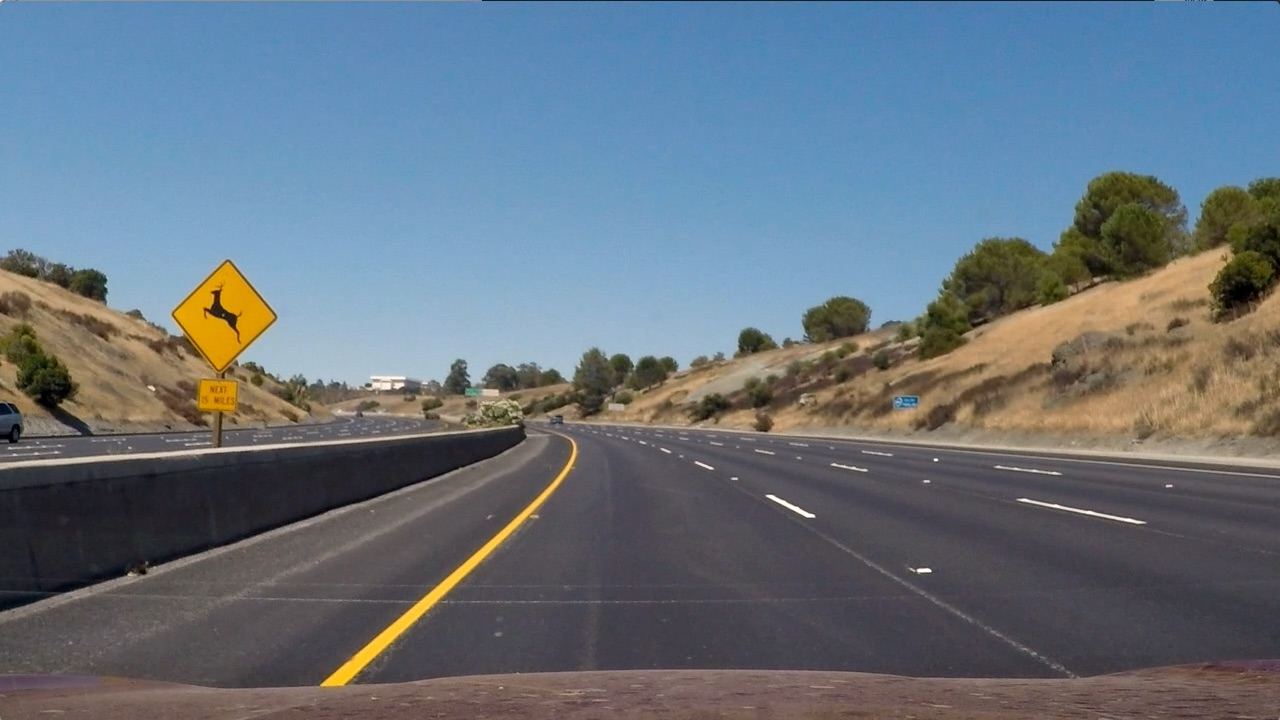
#> input picture test_images/test2.jpg, 1280 x 720 px
$ python combined_thresh.py   (older library calls are emulated)
#> lines starting #> are read from the running program, lines starting #| are printed output that depends on the picture; after the words box and inside, x2 and y2 are one past the last pixel; in counts of white or black regions, pixels touching at a corner belong together
'''Writen by Jianguo Zhang, June 14, 2017.
   jzhan51@uic.edu
'''
import numpy as np
import cv2
import pickle
import glob
import matplotlib.pyplot as plt
import matplotlib.image as mpimg
import pickle
#% matplotlib inline

def abs_sobel_thresh(img, orient='x', sobel_kernel=3, thresh=(0,255)):
    '''Calculated directional gradient'''

    # Convert to grayscale
    gray = cv2.cvtColor(img, cv2.COLOR_RGB2GRAY)

    # Take the derivative in x or y given orient = 'x' or 'y'
    if(orient=='x'):
        sobel = cv2.Sobel(gray, cv2.CV_64F, 1, 0, ksize=sobel_kernel)
    if(orient=='y'):
        sobel = cv2.Sobel(gray, cv2.CV_64F, 0, 1, ksize=sobel_kernel)

    # Take the absolute value
    abs_sobel = np.absolute(sobel)

    # Scale to 8 bit(0-255) then convert to type=np.uint8
    scaled_sobel = np.uint8(255*abs_sobel/np.max(abs_sobel))

    #Create a mask of 1's where the scaled gradient magnitude
    # is > thresh_min and < thresh_max
    sbinary = np.zeros_like(scaled_sobel)
    sbinary[(scaled_sobel>thresh[0]) & (scaled_sobel<thresh[1])] = 1

    return sbinary

def mag_thresh(img, sobel_kernel=3, mag_thresh=(0,255)):
    '''Calculate gradient magnitude'''

    # Convert to grayscale
    gray = cv2.cvtColor(img, cv2.COLOR_RGB2GRAY)

    # Take the derivative in x and y
    sobelx = cv2.Sobel(gray, cv2.CV_64F, 1, 0, ksize=sobel_kernel)
    sobely = cv2.Sobel(gray, cv2.CV_64F, 0, 1, ksize=sobel_kernel)

    # Take the absolute value
    abs_sobel = np.sqrt(sobelx**2+sobely**2)

    # Scale to 8 bit(0-255) then convert to type=np.uint8
    scaled_sobel = np.uint8(255*abs_sobel/np.max(abs_sobel))

    #Create a mask of 1's where the scaled gradient magnitude
    # is > thresh_min and < thresh_max
    sbinary = np.zeros_like(scaled_sobel)
    sbinary[(scaled_sobel>=mag_thresh[0]) & (scaled_sobel<=mag_thresh[1])] = 1

    return sbinary

def dir_threshold(img, sobel_kernel=3, thresh=(0, np.pi/2)):
    '''Calculate gradient '''

    # Convert to grayscale
    gray = cv2.cvtColor(img, cv2.COLOR_RGB2GRAY)

    # Take the derivative in x and y
    sobelx = cv2.Sobel(gray, cv2.CV_64F, 1, 0, ksize=sobel_kernel)
    sobely = cv2.Sobel(gray, cv2.CV_64F, 0, 1, ksize=sobel_kernel)

    # Take the absolute value of the x and y gradients
    sobelx = np.absolute(sobelx)
    sobely = np.absolute(sobely)

    # Use np.arctan2(abs_sobely, abs_sobelx) to calculate the direction of the gradient
    arc_results = np.arctan2(sobely, sobelx)

#     # Scale to 8 bit(0-255) then convert to type=np.uint8
#     arc_results = np.uint8(255*arc_results/np.max(arc_results))

    # Create a binary mask where direction thresholds are met
    binary_out = np.zeros_like(arc_results)
    binary_out[(arc_results>thresh[0]) & (arc_results<thresh[1])] = 1

    return binary_out

def hls_color(img, thresh=(0,255)):
    '''We already saw that standard grayscaling lost color information for
       the lane lines. So using hls color channel'''

    # Convert to HLS color space
    hls = cv2.cvtColor(img, cv2.COLOR_RGB2HLS)
    H = hls[:,:,0]
    L = hls[:,:,1]
    S = hls[:,:,2]

    # Scale to 8 bit(0-255) then convert to type=np.uint8
    #S = np.uint8(255*S/np.max(S))

    # Apply a mask to S channel
    binary_out = np.zeros_like(S)
    binary_out[(S>thresh[0]) & (S<=thresh[1])] = 1

    return binary_out

def yuv_color(img, thresh=(0,255)):
    '''Another effective approach is to obtain lane pixels by color.
       The rationale behind it is that lanes in this project are either yellow or white.
       we can also only YUV color space to do the thresholding,
       Pixels with a V component less than 105 are deemed white, while pixels with a Y
       component greater than or equal to 205 are deemed yellow'''

    yuv = cv2.cvtColor(img, cv2.COLOR_RGB2YUV)
    Y = yuv[:,:,0]
    U = yuv[:,:,1]
    V = yuv[:,:,2]

    # Apply a mask to S channel
    binary_out = np.zeros_like(Y)
    binary_out[(Y>=thresh[1]) & (Y<=255)] = 1
    binary_out[(V>0) & (V<thresh[0])] = 1

    return binary_out

def combined_thresh(image):
    # Apply each of the thresholding functions
    ksize = 3
    gradx = abs_sobel_thresh(image, orient='x', sobel_kernel=ksize, thresh=(80, 255))
    grady = abs_sobel_thresh(image, orient='y', sobel_kernel=ksize, thresh=(80, 255))
    mag_binary = mag_thresh(image, sobel_kernel=9, mag_thresh=(100, 255))
    dir_binary = dir_threshold(image, sobel_kernel=15, thresh=(0.7, 1.3))
    s_binary = hls_color(image, thresh=(170, 255))
    yuv_binary = yuv_color(image, thresh=(105, 205))

    combined = np.zeros_like(dir_binary)
    combined[(gradx ==1| ((mag_binary == 1)&(dir_binary == 1))) | yuv_binary == 1] = 1
   # combined = yuv_binary
    return combined


if __name__ == '__main__':

    # Read in the saved camera matrix and distortion coefficients
    dist_pickle = pickle.load(open("./camera_cal/camera_dist_pickle.p", "rb"))
#> (reads camera_cal/camera_dist_pickle.p from the repository)
    mtx = dist_pickle["mtx"]
    dist = dist_pickle["dist"]

    # Choose a Sobel kernel size
    # Taking the gradient over larger regions can smooth over noisy intensity fluctuations on small scales.
    # Choose a larger odd number to smooth gradient measurements
    ksize = 3

    # Take test2.jpg as an example
    image = mpimg.imread('./test_images/test2.jpg')
#> image is the input picture: shape (720, 1280, 3); mean R, G, B 102.8, 114.6, 125.5

    # Undistorting image
    dst = cv2.undistort(image, mtx, dist, None, mtx)

    combined = combined_thresh(dst)
#> in combined_thresh, `gradx = abs_sobel_thresh(image, orient='x', sobel_kernel=ksize, thresh..`:
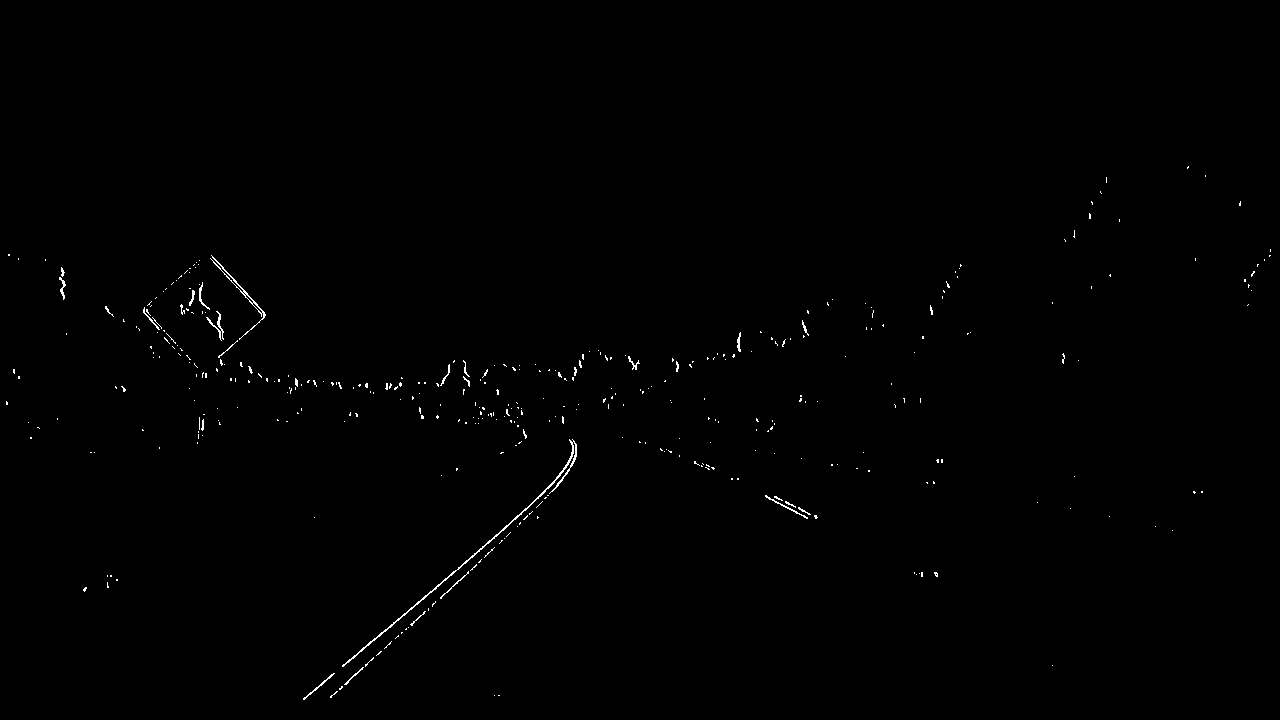
#> gradx: shape (720, 1280); values 0 (black) and 1 (white), 0.4% white in thin lines or dots, all inside (x1, y1, x2, y2) = (6, 166, 1271, 700)
#> in combined_thresh, `grady = abs_sobel_thresh(image, orient='y', sobel_kernel=ksize, thresh..`: grady: shape (720, 1280); values 0 (black) and 1 (white), 0.91% white in thin lines or dots, all inside (x1, y1, x2, y2) = (0, 253, 1280, 713)
#> in combined_thresh, `mag_binary = mag_thresh(image, sobel_kernel=9, mag_thresh=(100, 255))`: mag_binary: shape (720, 1280); values 0 (black) and 1 (white), 1.4% white in thin lines or dots, all inside (x1, y1, x2, y2) = (0, 215, 1280, 701)
#> in combined_thresh, `dir_binary = dir_threshold(image, sobel_kernel=15, thresh=(0.7, 1.3))`: dir_binary: shape (720, 1280) float64; values 0 (black) and 1 (white), 41.8% white; 6717 white regions (5608 under 20 px), largest, box (x1, y1, x2, y2) and area: (1, 26, 535, 443) 61177, (1, 306, 704, 719) 52530, (663, 1, 1177, 390) 30618
#> in hls_color, `hls = cv2.cvtColor(img, cv2.COLOR_RGB2HLS)`: hls: shape (720, 1280, 3); mean of channels 0, 1, 2 87.9, 114.9, 64.1
#> in combined_thresh, `s_binary = hls_color(image, thresh=(170, 255))`: s_binary: shape (720, 1280); values 0 (black) and 1 (white), 1.4% white; 125 white regions (105 under 20 px), largest, box (x1, y1, x2, y2) and area: (145, 258, 259, 371) 6803, (306, 446, 575, 700) 3116, (174, 379, 221, 425) 1447
#> in yuv_color, `yuv = cv2.cvtColor(img, cv2.COLOR_RGB2YUV)`: yuv: shape (720, 1280, 3); mean of channels 0, 1, 2 113.4, 134.4, 119.7
#> in yuv_color, `U = yuv[:,:,1]`:
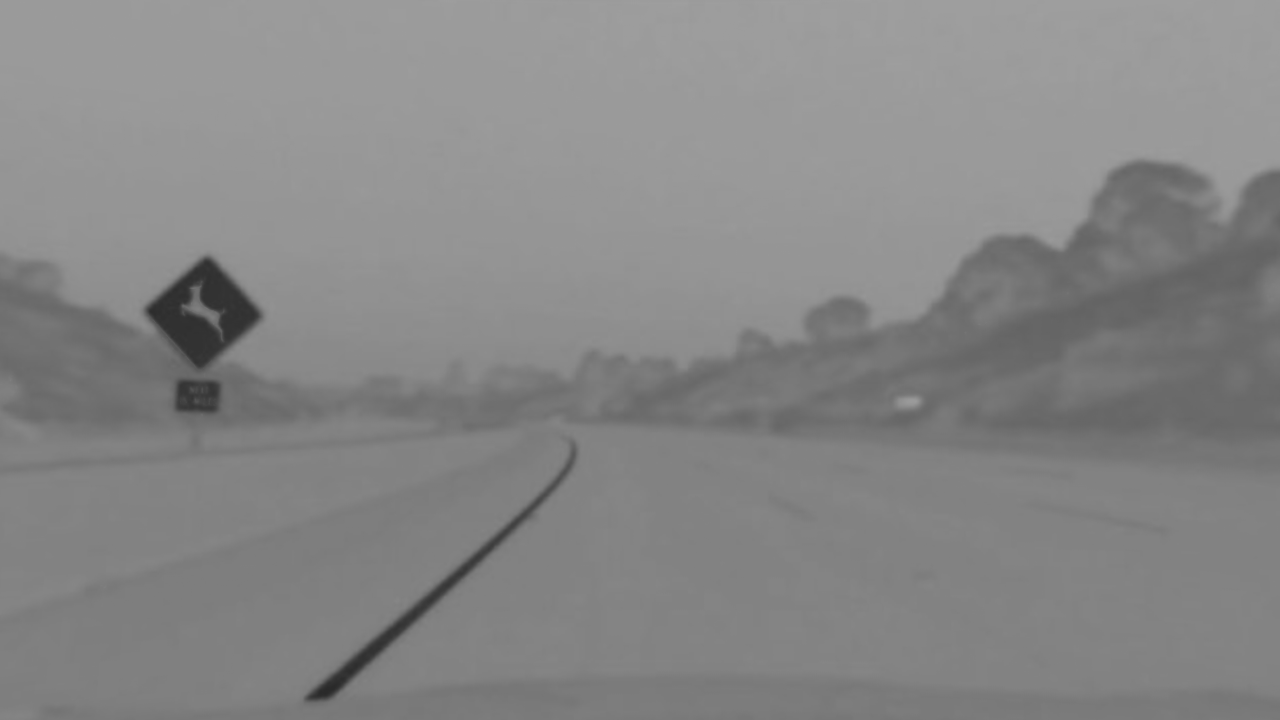
#> U: shape (720, 1280); min 41, max 159, mean 134.4
#> in yuv_color, `V = yuv[:,:,2]`:
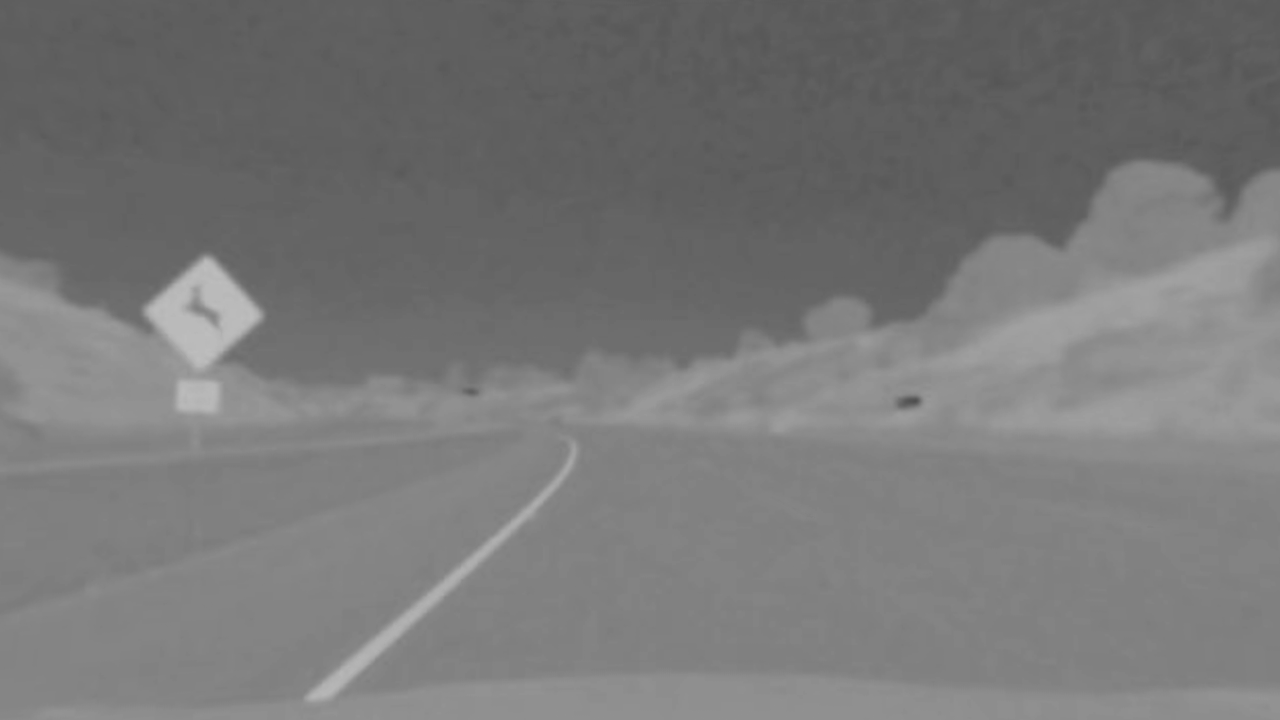
#> V: shape (720, 1280); min 79, max 189, mean 119.7
#> in combined_thresh, `yuv_binary = yuv_color(image, thresh=(105, 205))`: yuv_binary: shape (720, 1280); values 0 (black) and 1 (white), 37.6% white; 119 white regions (103 under 20 px), largest, box (x1, y1, x2, y2) and area: (0, 0, 1280, 324) 344700, (110, 446, 288, 461) 349, (1030, 502, 1166, 531) 245
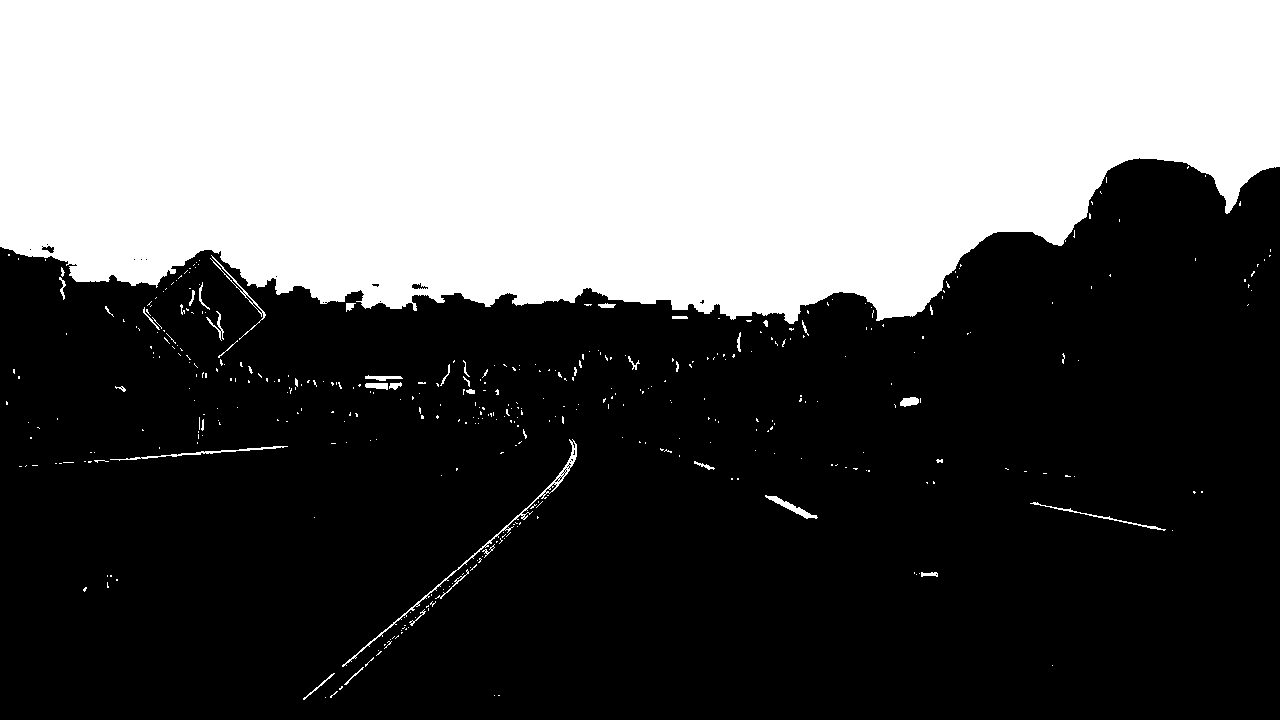
#> combined: shape (720, 1280) float64; values 0 (black) and 1 (white), 38% white; 426 white regions (383 under 20 px), largest, box (x1, y1, x2, y2) and area: (0, 0, 1280, 324) 344702, (342, 439, 577, 667) 868, (110, 446, 288, 461) 349
    # Save warped image
    mpimg.imsave('./output_img/test2_threshold.jpg', combined, cmap='gray')
    #mpimg.imsave('./output_img/test2_threshold.jpg', combined)
    # Plotting thresholded images
    f, (ax1, ax2) = plt.subplots(1, 2, figsize=(20,10))
    ax1.set_title('Stacked thresholds')
    ax1.imshow(image)

    ax2.set_title('Combined S channel and gradient thresholds')
    ax2.imshow(combined, cmap='gray')
    plt.savefig('./output_img/test2_threshold_example.jpg')
